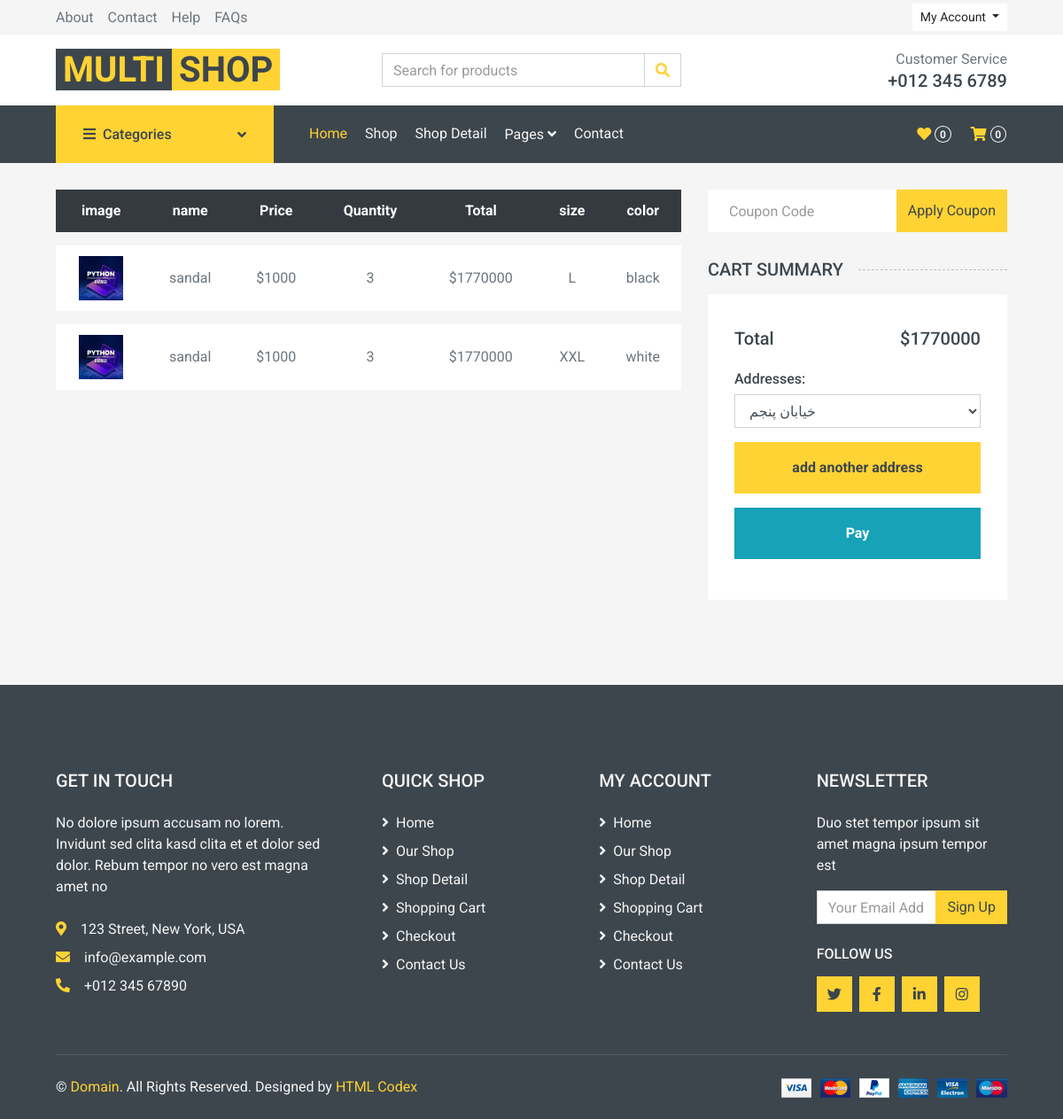
The page /cart/order/16 (signed in) on the database its author committed.
### cart/models.py (models this page shows, shortened)
class OrderItem(models.Model):
    order = models.ForeignKey(Order, on_delete=models.CASCADE, related_name='items')
    product = models.ForeignKey(Product, on_delete=models.PROTECT, related_name='product_items')
    size = models.CharField(max_length=5, null=True, blank=True)
    color = models.CharField(max_length=5, null=True, blank=True)
    quantity = models.SmallIntegerField(default=1)
    price = models.PositiveIntegerField()
    total_price = models.PositiveIntegerField(default=0)

class Order(models.Model):
    user = models.ForeignKey(User, on_delete=models.PROTECT, related_name='orders')
    address = models.CharField(max_length=350)
    email = models.EmailField(null=True, blank=True)
    phone = models.CharField(max_length=11, null=True, blank=True)
    created_at = models.DateTimeField(auto_now_add=True)
    is_paid = models.BooleanField(default=False)
    total_price = models.IntegerField(default=0)

### product/models.py (models this page shows, shortened)
class Product(models.Model):
    name = models.CharField(max_length=100)
    price = models.IntegerField()
    image = models.ImageField(upload_to=_get_avatar_upload_path, null=True, blank=True)
    discount = models.IntegerField(default=0)
    short_description = models.TextField(max_length=300)
    description = models.TextField()
    additional_info = models.TextField(null=True, blank=True)
    count = models.IntegerField(default=0)
    created_at = models.DateTimeField(auto_now_add=True)
    updated_at = models.DateTimeField(auto_now=True)
    modified_at = models.DateTimeField(auto_now=True)
    size = models.ManyToManyField('Size', related_name='products', blank=True)
    color = models.ManyToManyField('Color', related_name='products')
    category = models.ManyToManyField('Category', related_name='products', blank=True, null=True)

### cart/views.py (the view)
# urls.py: path('order/<int:id>', views.OrderDetailView.as_view(), name='order-detail'),
class OrderDetailView(LoginRequiredMixin, View):
    def get(self, request, id):
        order = get_object_or_404(models.Order, id=id)
        return render(request, 'cart/order_detail.html', {'order':order})

### product/context_processors.py (called while the page is built)
def categories(request):
    roots = Category.objects.filter(parent=None).prefetch_related(
        'children__children__children'
    )
    return {'categories': roots}

def sizes(request):
    roots = Size.objects.all
    return {'sizes': roots}

def colors(request):
    roots = Color.objects.all
    return {'colors': roots}

### product/templatetags/category_tags.py (called while the page is built)
@register.inclusion_tag('product/category_tree.html')
def render_category(category):
    return {'category': category}

### cart/templates/cart/order_detail.html (shortened to what this page needs)
{% extends 'base.html' %}
{% block main %}
    <div class="container-fluid">
        <div class="row px-xl-5">
            <div class="col-lg-8 table-responsive mb-5">
                <table class="table table-light table-borderless table-hover text-center mb-0">
                    <thead class="thead-dark">
                    <tr>
                        <th>image</th>
                        <th>name</th>
                        <th>Price</th>
                        <th>Quantity</th>
                        <th>Total</th>
                        <th>size</th>
                        <th>color</th>
                    </tr>
                    </thead>
                    <tbody class="align-middle">
                    {% for item in order.items.all %}
                        <tr>
                            <td class="align-middle"><img src="{{ item.product.image.url }}" alt=""
                                                          style="width: 50px;"></td>
                            <td class="align-middle"> {{ item.product.name }}</td>
                            <td class="align-middle">${{ item.product.price }}</td>
                            <td class="align-middle">{{ item.quantity }}</td>
                            <td class="align-middle">${{ item.total_price }}</td>
                            {% if item.size %}
                                <td class="align-middle">{{ item.size }}</td>
                            {% else %}
                                <td class="align-middle">None</td>
                            {% endif %}
                            <td class="align-middle">{{ item.color }}</td>
                        </tr>
                    {% endfor %}
                    </tbody>
                </table>
            </div>
            <div class="col-lg-4">
                <form method="post" class="mb-30" action="{% url 'cart:coupon' order.id %}">
                    <div class="input-group">
                        <input name="coupon" type="text" class="form-control border-0 p-4" placeholder="Coupon Code">
                        <div class="input-group-append">
                            <button class="btn btn-primary">Apply Coupon</button>
                        </div>
                    </div>
                </form>
                <h5 class="section-title position-relative text-uppercase mb-3"><span class="bg-secondary pr-3">Cart Summary</span>
                </h5>
                <div class="bg-light p-30 mb-5">
                    <div class="pt-2">
                        <div class="d-flex justify-content-between">
                            <h5>Total</h5>
                            <h5>${{ order.total_price }}</h5>
                        </div>
                        {% if request.user.user_addresses.all %}
                            <h6 class="text mt-3">Addresses:</h6>
                            <form method="post" action="{% url 'cart:send_request' order.id %}">
                                <select name="address" class="form-control" aria-label="Default select example">
                                    {% for item in request.user.user_addresses.all %}
                                        <option value="{{ item.id }}">{{ item.address }}</option>
                                    {% endfor %}
                                </select>
                                <a href="{% url 'account:add-address' %}?next={% url 'cart:order-detail' order.id %}"
                                   class="btn btn-block btn-primary font-weight-bold my-3 py-3">add another address</a>
                                <button type="submit" class="btn btn-block btn-info font-weight-bold my-3 py-3">Pay</button>
                            </form>
                        {% else %}
                            <a href="{% url 'account:add-address' %}?next={% url 'cart:order-detail' order.id %}"
                               class="btn btn-block btn-primary font-weight-bold my-3 py-3">you don't have address ,add
                                any
                                address </a>
                        {% endif %}
                    </div>
                </div>
            </div>
        </div>
    </div>
{% endblock %}

### rows shown on the page
OrderItem: product.image (picture), product.name "sandal", product.price "1000", quantity "3", total_price "1770000", size "L", color "black"
OrderItem: product.image (picture), product.name "sandal", product.price "1000", quantity "3", total_price "1770000", size "XXL", color "white"
Order: total_price "1770000"

### other values the page prints
{{ request.session.cart | length }} "0"
form field address "خیابان پنجم"
